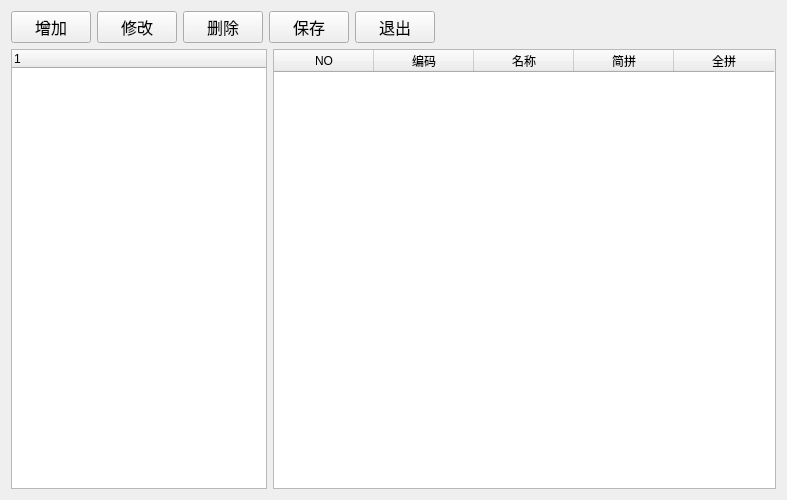
<?xml version="1.0" encoding="UTF-8"?>
<ui version="4.0">
 <class>Clinicreceipt</class>
 <widget class="QWidget" name="Clinicreceipt">
  <property name="geometry">
   <rect>
    <x>0</x>
    <y>0</y>
    <width>787</width>
    <height>500</height>
   </rect>
  </property>
  <property name="windowTitle">
   <string>门诊收据</string>
  </property>
  <layout class="QHBoxLayout" name="horizontalLayout_3">
   <item>
    <layout class="QVBoxLayout" name="verticalLayout">
     <item>
      <layout class="QHBoxLayout" name="horizontalLayout_2">
       <item>
        <widget class="QPushButton" name="addButton">
         <property name="sizePolicy">
          <sizepolicy hsizetype="Fixed" vsizetype="Fixed">
           <horstretch>0</horstretch>
           <verstretch>0</verstretch>
          </sizepolicy>
         </property>
         <property name="font">
          <font>
           <family>Agency FB</family>
           <pointsize>12</pointsize>
          </font>
         </property>
         <property name="text">
          <string>增加</string>
         </property>
        </widget>
       </item>
       <item>
        <widget class="QPushButton" name="editButton">
         <property name="sizePolicy">
          <sizepolicy hsizetype="Fixed" vsizetype="Fixed">
           <horstretch>0</horstretch>
           <verstretch>0</verstretch>
          </sizepolicy>
         </property>
         <property name="font">
          <font>
           <family>Agency FB</family>
           <pointsize>12</pointsize>
          </font>
         </property>
         <property name="text">
          <string>修改</string>
         </property>
        </widget>
       </item>
       <item>
        <widget class="QPushButton" name="deleteButton">
         <property name="sizePolicy">
          <sizepolicy hsizetype="Fixed" vsizetype="Fixed">
           <horstretch>0</horstretch>
           <verstretch>0</verstretch>
          </sizepolicy>
         </property>
         <property name="font">
          <font>
           <family>Agency FB</family>
           <pointsize>12</pointsize>
          </font>
         </property>
         <property name="text">
          <string>删除</string>
         </property>
        </widget>
       </item>
       <item>
        <widget class="QPushButton" name="saveButton">
         <property name="font">
          <font>
           <family>Agency FB</family>
           <pointsize>12</pointsize>
          </font>
         </property>
         <property name="text">
          <string>保存</string>
         </property>
        </widget>
       </item>
       <item>
        <widget class="QPushButton" name="exitButton">
         <property name="sizePolicy">
          <sizepolicy hsizetype="Fixed" vsizetype="Fixed">
           <horstretch>0</horstretch>
           <verstretch>0</verstretch>
          </sizepolicy>
         </property>
         <property name="font">
          <font>
           <family>Agency FB</family>
           <pointsize>12</pointsize>
          </font>
         </property>
         <property name="text">
          <string>退出</string>
         </property>
        </widget>
       </item>
       <item>
        <spacer name="horizontalSpacer_2">
         <property name="orientation">
          <enum>Qt::Horizontal</enum>
         </property>
         <property name="sizeHint" stdset="0">
          <size>
           <width>40</width>
           <height>20</height>
          </size>
         </property>
        </spacer>
       </item>
       <item>
        <widget class="QLabel" name="label">
         <property name="sizePolicy">
          <sizepolicy hsizetype="Expanding" vsizetype="Preferred">
           <horstretch>0</horstretch>
           <verstretch>0</verstretch>
          </sizepolicy>
         </property>
         <property name="text">
          <string/>
         </property>
        </widget>
       </item>
       <item>
        <spacer name="horizontalSpacer">
         <property name="orientation">
          <enum>Qt::Horizontal</enum>
         </property>
         <property name="sizeHint" stdset="0">
          <size>
           <width>40</width>
           <height>20</height>
          </size>
         </property>
        </spacer>
       </item>
      </layout>
     </item>
     <item>
      <layout class="QHBoxLayout" name="horizontalLayout">
       <item>
        <widget class="QTreeWidget" name="treeWidget">
         <property name="sizePolicy">
          <sizepolicy hsizetype="Fixed" vsizetype="Expanding">
           <horstretch>0</horstretch>
           <verstretch>0</verstretch>
          </sizepolicy>
         </property>
         <column>
          <property name="text">
           <string notr="true">1</string>
          </property>
         </column>
        </widget>
       </item>
       <item>
        <widget class="QTableWidget" name="tableWidget">
         <column>
          <property name="text">
           <string>NO</string>
          </property>
         </column>
         <column>
          <property name="text">
           <string>编码</string>
          </property>
         </column>
         <column>
          <property name="text">
           <string>名称</string>
          </property>
         </column>
         <column>
          <property name="text">
           <string>简拼</string>
          </property>
         </column>
         <column>
          <property name="text">
           <string>全拼</string>
          </property>
         </column>
        </widget>
       </item>
      </layout>
     </item>
    </layout>
   </item>
  </layout>
 </widget>
 <layoutdefault spacing="6" margin="11"/>
 <resources/>
 <connections/>
</ui>
